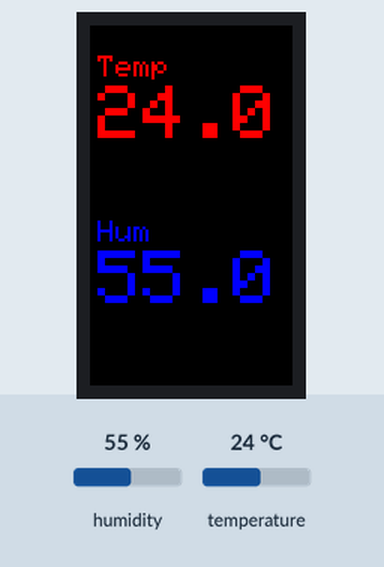
A program run on a simulated ESP32. Parts: 135×240 colour display. The inputs (shaded band) are chosen by the test bench; at power-on: humidity 55 %, temperature 24 °C. What the program prints to the serial monitor is not drawn.

Above: at 3.4 s.
3.5 s: humidity set to 22 %
At 5.1 s:
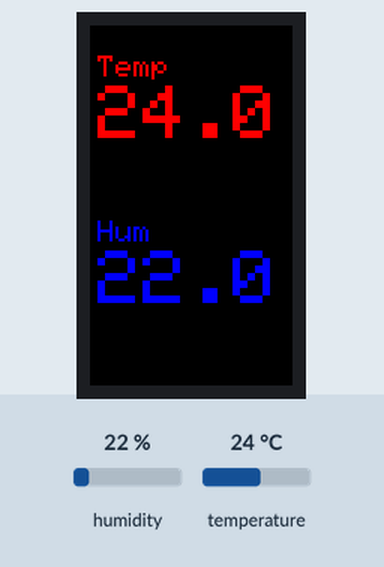
6.2 s: temperature set to 12 °C
At 6.8 s:
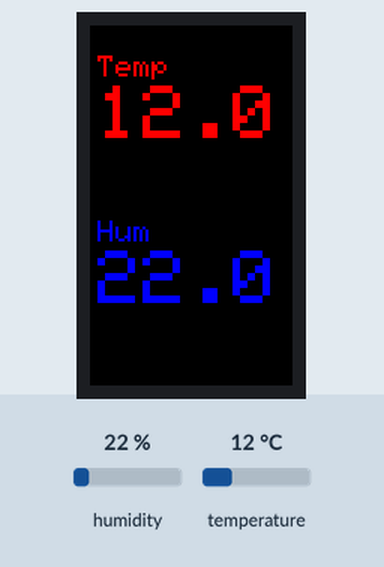
8.9 s: humidity set to 40 %
At 11.5 s:
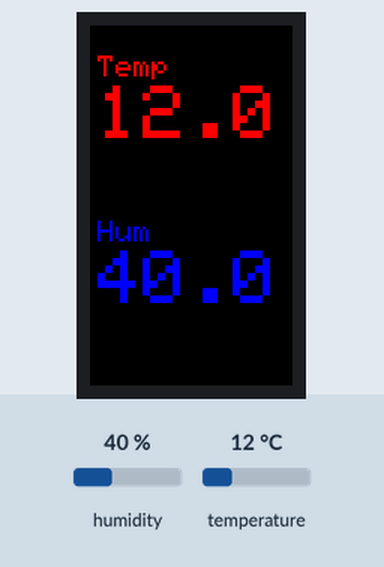
11.9 s: temperature set to 19 °C
At 13.2 s:
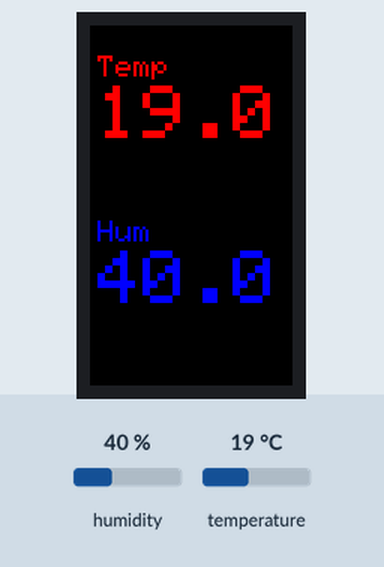
Timing chart, 0 to 14.9 s (numbered marks = the images above; inputs shaded):
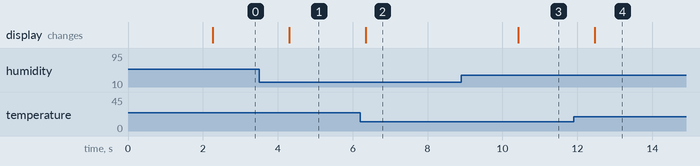

The program:

main.cpp
```cpp
#include <Arduino.h>
#include <TFT_eSPI.h>
#include <SPI.h>
#include <Wire.h>
#include <Adafruit_BME280.h>

// Initialize display and sensor objects
TFT_eSPI tft = TFT_eSPI();
Adafruit_BME280 bme;

void setup() {
  Serial.begin(9600);
  Serial.println("Starting...");

  Wire.begin(21, 22);  // Add this line to explicitly initialize I2C

  // Add I2C Scanner
  Serial.println("I2C Scanner starting...");
  byte error, address;
  int nDevices = 0;

  for(address = 1; address < 127; address++) {
    Wire.beginTransmission(address);
    error = Wire.endTransmission();

    if (error == 0) {
      Serial.print("I2C device found at address 0x");
      if (address < 16) Serial.print("0");
      Serial.println(address, HEX);
      nDevices++;
    }
  }

  if (nDevices == 0) {
    Serial.println("No I2C devices found");
  }

  // Initialize display
  tft.init();
  Serial.println("Display initialized");

  // Turn on the backlight
  pinMode(TFT_BL, OUTPUT);
  digitalWrite(TFT_BL, HIGH);
  Serial.println("Backlight on");

  tft.setRotation(0);
  Serial.println("Set rotation");

  tft.fillScreen(TFT_RED);
  Serial.println("Should be red now");

  delay(2000);  // Longer delay to make sure we see it

  tft.fillScreen(TFT_BLACK);
  Serial.println("Should be black now");

  // Initialize BME280
  if (!bme.begin(0x76)) {
    Serial.println("Could not find BME280 sensor!");
    tft.drawString("BME280 Error!", 10, 10);
    while (1);
  }
}

void loop() {
  float temperature = bme.readTemperature();
  float humidity = bme.readHumidity();

  tft.fillScreen(TFT_BLACK);

  // Left column for Temperature
  tft.setTextSize(2);
  tft.setCursor(5, 20);
  tft.setTextColor(TFT_RED);
  tft.println("Temp");
  tft.setTextSize(5);
  tft.setCursor(5, 40);
  tft.printf("%.1f", temperature);

  // Right column for Humidity
  tft.setTextSize(2);
  tft.setCursor(5, 130);
  tft.setTextColor(TFT_BLUE);
  tft.println("Hum");
  tft.setTextSize(5);
  tft.setCursor(5, 150);
  tft.printf("%.1f", humidity);

  delay(2000);
}
```

Measured:
- after the input at 3.5 s, the display: changes after 0.81 s (image 1)
- after the input at 6.2 s, the display: changes after 0.14 s (image 2)
- after the input at 8.9 s, the display: changes after 1.5 s (image 3)
- after the input at 11.9 s, the display: changes after 0.56 s (image 4)
